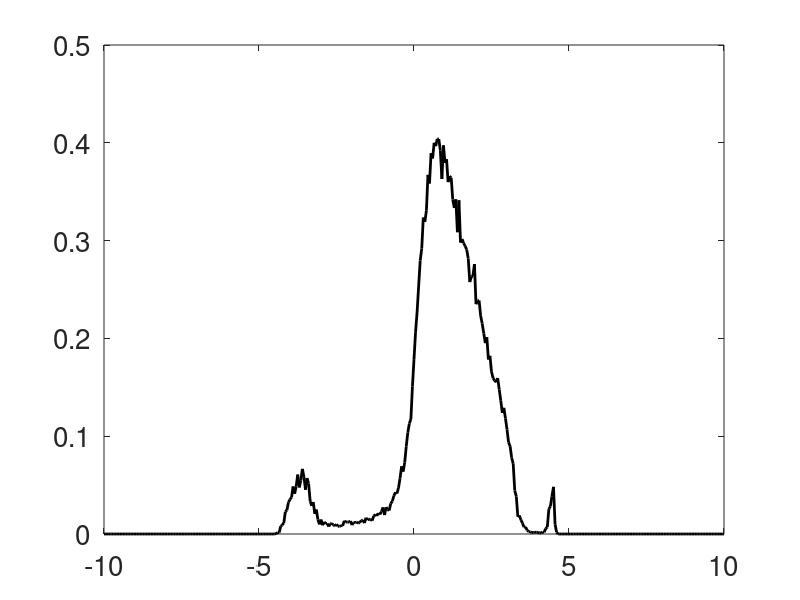

Write the MATLAB code that produced this figure.
clear; set(0,'defaultaxesfontsize',20); format long
%%% p4c.m MCMC RWM algorithm for double well (Ex. 5.6)
%% setup

C0=5;% variance of the prior
m0=4;% mean of the prior
sd=1;rng(sd);% choose random number seed
T=1; tau=0.1; t=[0:tau:T]; N=length(t);% time discretization
gamma=1;% observational noise variance is gamma^2

%% truth
vt(1)=0.5;  z(1)=0;% truth initial condition
dW=sqrt(tau)*randn(N-1,1);% precalculate the Brownian increments used
Jdet=1/2/C0*(vt(1)-m0)^2;% background penalization
Xi3=0;% initialization model-data misfit functional
    for i=1:N-1
        % can be replaced Psi for each problem
        vt(i+1)=vt(i)+tau*(vt(i)-vt(i)^3);
        z(i+1)=z(i)+tau*vt(i)+gamma*dW(i); % create data
        Xi3=Xi3+(tau*0.5*vt(i)^2-vt(i)*(z(i+1)-z(i)))/gamma^2;
    end
Idet=Jdet+Xi3;% compute log posterior of the truth

%% solution
% Markov Chain Monte Carlo: N forward steps of the
% Markov Chain on R (with truth initial condition)
M=1e5;% number of samples
V=zeros(M,1);% preallocate space to save time
beta=0.5;% step-size of random walker 
v=vt(1);% truth initial condition (or else update I0) 
n=1; bb=0; rat(1)=0; 
while n<=M
    w=v+sqrt(2*beta)*randn;% propose sample from random walker
    vv(1)=w;
    Jdetprop=1/2/C0*(w-m0)^2;% background penalization
    Xi3prop=0;	
    for i=1:N-1
            vv(i+1)=vv(i)+tau*(vv(i)-vv(i)^3);
            Xi3prop=Xi3prop+(tau*0.5*vv(i)^2-vv(i)*(z(i+1)-z(i)))/gamma^2;
    end
    Idetprop=Jdetprop+Xi3prop;% compute log posterior of the proposal 	

    if rand<exp(Idet-Idetprop)% accept or reject proposed sample
        v=w; Idet=Idetprop; bb=bb+1;% update the Markov chain
    end
    rat(n)=bb/n;% running rate of acceptance
    V(n)=v;% store the chain
    n=n+1 ;
end
dx=0.05; v0=[-10:dx:10]; Z=hist(V,v0);% construct the posterior histogram 
figure(1), plot(v0,Z/trapz(v0,Z),'k','Linewidth',2)% visualize the posterior
